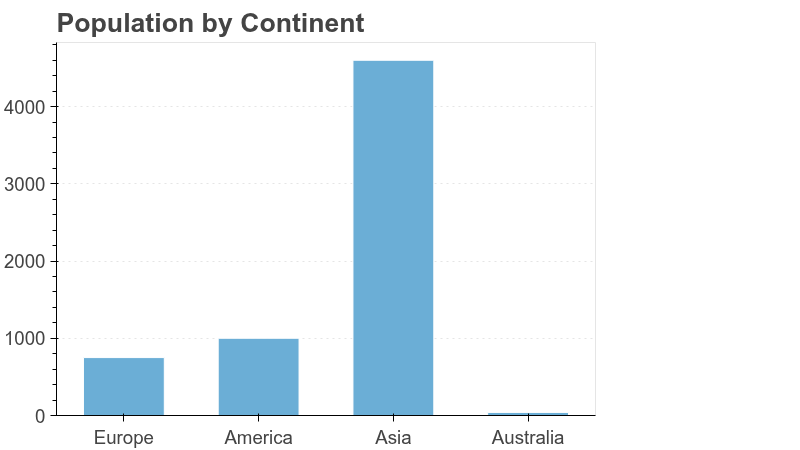

Python code for this plot:
from bokeh.plotting import figure
from bokeh.models import ColumnDataSource, Button, CustomJS
from bokeh.layouts import column, row
from bokeh_rocks import save_plot
# ======= Data =========

# Top-level continents
continents = ['Europe', 'America', 'Asia', 'Australia']
continent_population = [750, 1000, 4600, 40]  # in millions

# Second-level countries
continent_to_countries = {
    'Europe': (['Germany', 'France', 'UK', 'Italy', 'Spain'], [83, 65, 67, 60, 47]),
    'America': (['USA', 'Brazil', 'Mexico', 'Canada'], [331, 213, 128, 38]),
    'Asia': (['China', 'India', 'Japan', 'Indonesia'], [1440, 1390, 126, 276]),
    'Australia': (['Australia'], [26]),
}

# Third-level cities
country_to_cities = {
    'Germany': (['Berlin', 'Hamburg', 'Munich'], [3.6, 1.8, 1.5]),
    'France': (['Paris', 'Marseille', 'Lyon'], [2.1, 0.9, 0.5]),
    'UK': (['London', 'Manchester', 'Birmingham'], [9.0, 0.5, 1.1]),
    'Italy': (['Rome', 'Milan', 'Naples'], [2.8, 1.4, 1.0]),
    'Spain': (['Madrid', 'Barcelona', 'Valencia'], [3.2, 1.6, 0.8]),
    'USA': (['New York', 'Los Angeles', 'Chicago'], [8.4, 4.0, 2.7]),
    'Brazil': (['Sao Paulo', 'Rio de Janeiro', 'Brasilia'], [12.3, 6.7, 3.1]),
    'Mexico': (['Mexico City', 'Guadalajara', 'Monterrey'], [9.2, 1.5, 1.1]),
    'Canada': (['Toronto', 'Vancouver', 'Montreal'], [2.9, 0.6, 1.7]),
    'China': (['Beijing', 'Shanghai', 'Guangzhou'], [21.5, 24.2, 15.3]),
    'India': (['Mumbai', 'Delhi', 'Bangalore'], [20.7, 32.0, 12.3]),
    'Japan': (['Tokyo', 'Osaka', 'Nagoya'], [37.4, 19.2, 9.5]),
    'Indonesia': (['Jakarta', 'Surabaya', 'Bandung'], [10.5, 2.8, 2.4]),
    'Australia': (['Sydney', 'Melbourne', 'Brisbane'], [5.3, 5.0, 2.5]),
}

# ======= Data Sources =========

source = ColumnDataSource(data=dict(x=continents, top=continent_population))

# Create a data source to hold the navigation stack
nav_source = ColumnDataSource(data=dict(stack=[]))

# Create data sources for all the drill-down data
continent_data = ColumnDataSource(data=dict(
    names=continents,
    values=continent_population
))

# Convert country data to a format CustomJS can use
country_data = {}
for continent, (countries, populations) in continent_to_countries.items():
    country_data[continent] = {'names': countries, 'values': populations}

# Convert city data to a format CustomJS can use
city_data = {}
for country, (cities, populations) in country_to_cities.items():
    city_data[country] = {'names': cities, 'values': populations}

# ======= Plot =========

p = figure(
    x_range=continents,
    height=450,
    title="Population by Continent",
    tools="tap",
    toolbar_location=None,
)

bars = p.vbar(x='x', top='top', width=0.6, source=source, 
              fill_color="#6baed6", line_color="white", hover_fill_color="#2171b5")

p.xgrid.grid_line_color = None
p.ygrid.grid_line_dash = 'dotted'
p.y_range.start = 0
p.title.text_font_size = '20pt'
p.xaxis.major_label_text_font_size = '14pt'
p.yaxis.major_label_text_font_size = '14pt'

bars.selection_glyph = None
bars.nonselection_glyph = bars.glyph

# ======= Buttons =========

back_button = Button(label="← Go Back", button_type="primary", width=100)
back_button.visible = False

# ======= CustomJS Callbacks =========

# Drill down callback
drill_down_callback = CustomJS(
    args=dict(
        source=source,
        nav_source=nav_source,
        back_button=back_button,
        p=p,
        continent_data=continent_data,
        country_data=country_data,
        city_data=city_data
    ),
    code="""
    const indices = source.selected.indices;
    if (indices.length === 0) return;
    
    const clicked = source.data['x'][indices[0]];
    const stack = nav_source.data['stack'];
    
    const continents = continent_data.data['names'];
    const continent_values = continent_data.data['values'];
    
    if (stack.length === 0) {
        // Currently at Continent level, drill to Country
        const country_info = country_data[clicked];
        if (country_info) {
            source.data['x'] = country_info['names'];
            source.data['top'] = country_info['values'];
            p.x_range.factors = country_info['names'];
            p.title.text = 'Population of ' + clicked;
            stack.push(clicked);
            nav_source.data['stack'] = stack;
            back_button.visible = true;
            source.change.emit();
            nav_source.change.emit();
        }
    } else if (stack.length === 1) {
        // Currently at Country level, drill to City
        const city_info = city_data[clicked];
        if (city_info) {
            source.data['x'] = city_info['names'];
            source.data['top'] = city_info['values'];
            p.x_range.factors = city_info['names'];
            p.title.text = 'Population of ' + clicked;
            stack.push(clicked);
            nav_source.data['stack'] = stack;
            source.change.emit();
            nav_source.change.emit();
        }
    }
    
    // Clear selection
    source.selected.indices = [];
"""
)

# Back button callback
back_callback = CustomJS(
    args=dict(
        source=source,
        nav_source=nav_source,
        back_button=back_button,
        p=p,
        continent_data=continent_data,
        country_data=country_data
    ),
    code="""
    const stack = nav_source.data['stack'];
    
    const continents = continent_data.data['names'];
    const continent_values = continent_data.data['values'];
    
    if (stack.length === 2) {
        // From City level back to Country level
        const continent = stack[0];
        const country_info = country_data[continent];
        source.data['x'] = country_info['names'];
        source.data['top'] = country_info['values'];
        p.x_range.factors = country_info['names'];
        p.title.text = 'Population of ' + continent;
        stack.pop();
        nav_source.data['stack'] = stack;
        source.change.emit();
        nav_source.change.emit();
    } else if (stack.length === 1) {
        // From Country level back to Continent level
        source.data['x'] = continents;
        source.data['top'] = continent_values;
        p.x_range.factors = continents;
        p.title.text = 'Population by Continent';
        stack.pop();
        nav_source.data['stack'] = stack;
        back_button.visible = false;
        source.change.emit();
        nav_source.change.emit();
    }
"""
)

# Attach callbacks
source.selected.js_on_change('indices', drill_down_callback)
back_button.js_on_click(back_callback)

# ======= Layout =========

layout = column(row(back_button), p, sizing_mode="scale_width")


save_plot(layout, "output/custom_plots_18")
